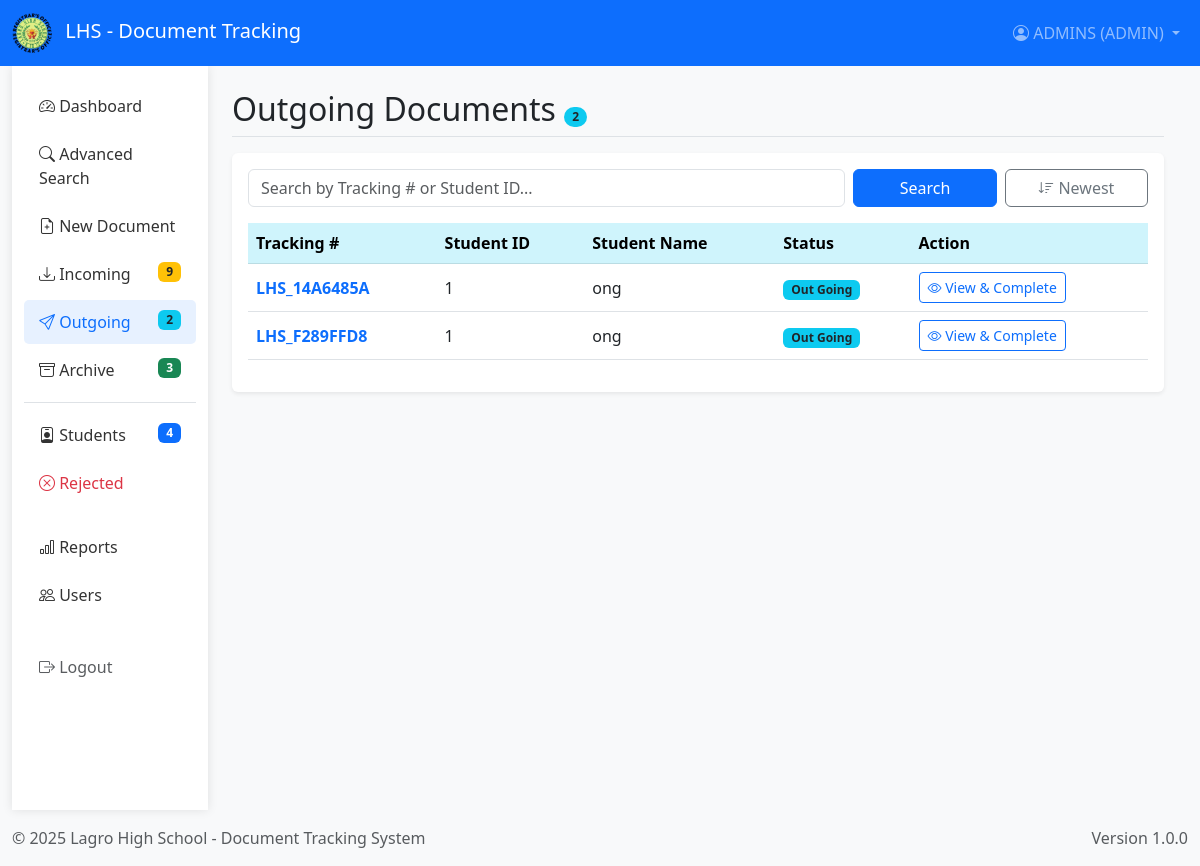
Screenshot of /Source/Outgoing.php (signed in) with the database file from the repository.
### tables this page shows
CREATE TABLE `documents` (
  `id` int(11) NOT NULL,
  `student_id_fk` int(11) DEFAULT NULL,
  `tracking_number` varchar(50) NOT NULL,
  `student_id` varchar(50) DEFAULT NULL,
  `doc_type` varchar(50) NOT NULL,
  `student_name` varchar(50) NOT NULL,
  `grade_section` varchar(50) NOT NULL,
  `contact` varchar(100) NOT NULL,
  `email` varchar(255) DEFAULT NULL,
  `from_school` varchar(100) NOT NULL,
  `date_created` datetime DEFAULT current_timestamp(),
  `status` varchar(50) NOT NULL,
  `rejection_feedback` text DEFAULT NULL,
  `current_location` varchar(100) DEFAULT 'Registrar',
  `feedback` text DEFAULT NULL,
  `file_path` varchar(255) DEFAULT NULL,
  `document_file` varchar(255) DEFAULT NULL
);

### Source/Outgoing.php (the view, shortened to what this page needs)
<?php
include 'db.php';
include 'header.php';
$search = isset($_GET['search']) ? $conn->real_escape_string($_GET['search']) : '';
$sort = isset($_GET['sort']) && $_GET['sort'] == 'ASC' ? 'ASC' : 'DESC';
$count_query = $conn->query("SELECT COUNT(*) AS total FROM documents WHERE status = 'Out Going'");
$page_count = $count_query->fetch_assoc()['total'];
?>
<div class="container-fluid">
    <div class="row">
        <?php include 'sidebar.php'; ?>
        <main class="col-md-9 ms-sm-auto col-lg-10 px-md-4 py-4">
            <h1 class="h2 border-bottom pb-2">
                Outgoing Documents <span class="badge rounded-pill bg-info text-dark"><?php echo $page_count; ?></span>
            </h1>
            <div class="card shadow-sm border-0 mt-3">
                <div class="card-body">
                    <form method="GET" action="Outgoing.php" class="row g-2 mb-3">
                        <div class="col-md-8">
                            <input type="text" name="search" class="form-control" placeholder="Search by Tracking # or Student ID..." value="<?php echo htmlspecialchars($search); ?>">
                        </div>
                        <div class="col-md-2">
                            <button type="submit" class="btn btn-primary w-100">Search</button>
                        </div>
                        <div class="col-md-2">
                            <a href="Outgoing.php?search=<?php echo urlencode($search); ?>&sort=<?php echo ($sort == 'DESC' ? 'ASC' : 'DESC'); ?>" class="btn btn-outline-secondary w-100">
                                <i class="bi bi-sort-<?php echo ($sort == 'DESC' ? 'down' : 'up'); ?>"></i>
                                <?php echo ($sort == 'DESC' ? 'Newest' : 'Oldest'); ?>
                            </a>
                        </div>
                    </form>
                    <div class="table-responsive">
                        <table class="table table-hover align-middle">
                            <thead class="table-info">
                                <tr>
                                    <th>Tracking #</th>
                                    <th>Student ID</th>
                                    <th>Student Name</th>
                                    <th>Status</th>
                                    <th>Action</th>
                                </tr>
                            </thead>
                            <tbody>
                                <?php
                                $sql = "SELECT * FROM documents WHERE status = 'Out Going'";
                                $sql .= " ORDER BY date_created $sort";
                                $result = $conn->query($sql);
                                if ($result->num_rows > 0) {
                                    while ($row = $result->fetch_assoc()) {
                                        echo "<tr>
                                            <td class='fw-bold text-primary'>{$row['tracking_number']}</td>
                                            <td>{$row['student_id']}</td>
                                            <td>{$row['student_name']}</td>
                                            <td><span class='badge bg-info text-dark'>Out Going</span></td>
                                            <td>
                                                <a href='DocumentView.php?id={$row['id']}' class='btn btn-sm btn-outline-primary'>
                                                    <i class='bi bi-eye'></i> View & Complete
                                                </a>
                                            </td>
                                        </tr>";
                                    }
                                } else {
                                    echo "<tr><td colspan='5' class='text-center py-4 text-muted'>No outgoing documents found.</td></tr>";
                                }
                                ?>
                            </tbody>
                        </table>
                    </div>
                </div>
            </div>
        </main>
    </div>
</div>
<?php include 'footer.php'; ?>

### Source/header.php (style rules this page uses)
:root { --primary-color: #0056b3; --secondary-color: #e9ecef; }
body { background-color: #f8f9fa; }

### Source/sidebar.php (style rules this page uses)
.badge { font-size: 0.75rem; padding: 4px 8px; }

### rows the page displays
documents: tracking_number "LHS_14A6485A", student "1", student_name "ong"
documents: tracking_number "LHS_F289FFD8", student "1", student_name "ong"

### other values shown
$_SESSION['username'] "ADMINS"
$_SESSION['role'] "ADMIN"
$pendingCount "9"
$outgoingCount "2"
$approvedCount "3"
$studentCount "4"
$page_count "2"
